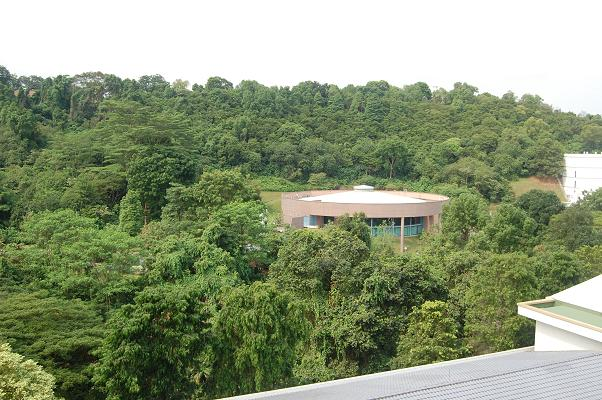
#> input picture 22110067_ES666_Assignment_C_Panaroma_Stitching/Images/I6/1_1.JPG, 602 x 400 px; its folder holds only this picture in this run
$ python stitcher.py
#> lines starting #> are read from the running program, lines starting #| are printed output that depends on the picture; after the words box and inside, x2 and y2 are one past the last pixel; in counts of white or black regions, pixels touching at a corner belong together
import numpy as np
import cv2
import matplotlib.pyplot as plt
from tqdm import tqdm
import glob
from PIL import Image

class PanaromaStitcher:
    def __init__(self, image_files, focal_length=800, Flag = False):
#> called with focal_length = 700, Flag = True
        self.focal_length = focal_length
        if Flag == True:
            self.images = [self.cylindrical_warp(cv2.imread(img), focal_length) for img in image_files]
        else:
            self.images = [cv2.imread(img) for img in image_files]
        self.keypoints = []
        self.descriptors = []
        self.translation_left_matrices = []
        self.translation_right_matrices = []

        # Initialize SIFT detector
        self.sift = cv2.SIFT_create()

        # Detect keypoints and descriptors for all images
        for img in self.images:
            kp, des = self.sift.detectAndCompute(img, None)
            self.keypoints.append(kp)
            self.descriptors.append(des)

    def cylindrical_warp(self, image, focal_length):
#> called with focal_length = 700
        h, w = image.shape[:2]
#> h = 400; w = 602
        x_c, y_c = w // 2, h // 2  # Center coordinates
#> x_c = 301; y_c = 200

        # Create a mesh grid for image coordinates
        u, v = np.meshgrid(np.arange(w), np.arange(h))

        # Convert to cylindrical coordinates
        theta = (u - x_c) / focal_length
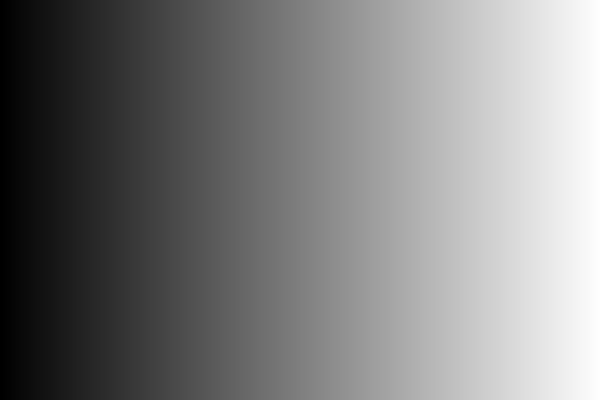
#> theta: shape (400, 602) float64; min -0.43, max 0.429, mean -0.000714; drawn with min black and max white
        h_cyl = (v - y_c) / focal_length
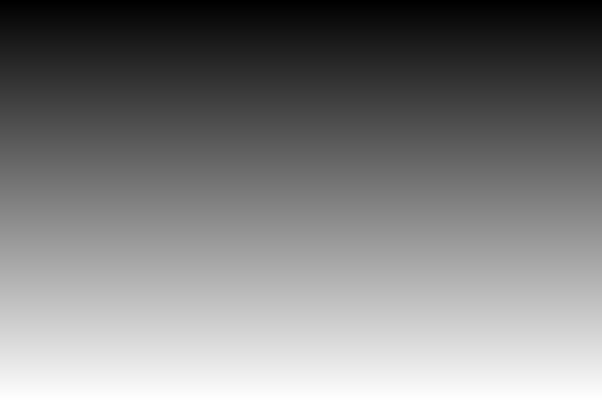
#> h_cyl: shape (400, 602) float64; min -0.286, max 0.284, mean -0.000714; drawn with min black and max white

        x_hat = np.sin(theta)
        y_hat = h_cyl
        z_hat = np.cos(theta)
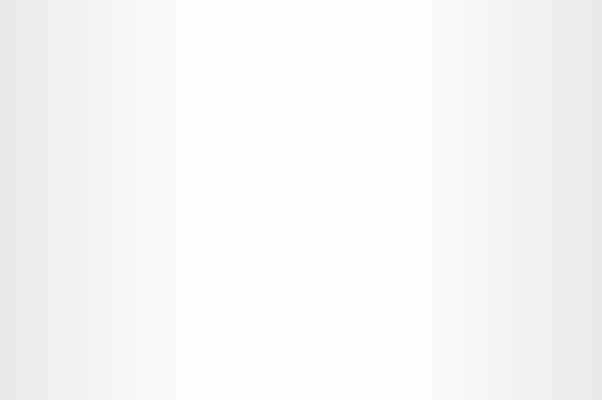
#> z_hat: shape (400, 602) float64; min 0.909, max 1, mean 0.969

        # Project cylindrical coordinates back to image plane
        x_img = (focal_length * x_hat / z_hat + x_c).astype(np.int32)
        y_img = (focal_length * y_hat / z_hat + y_c).astype(np.int32)

        # Mask to keep points within image bounds
        valid_mask = (x_img >= 0) & (x_img < w) & (y_img >= 0) & (y_img < h)
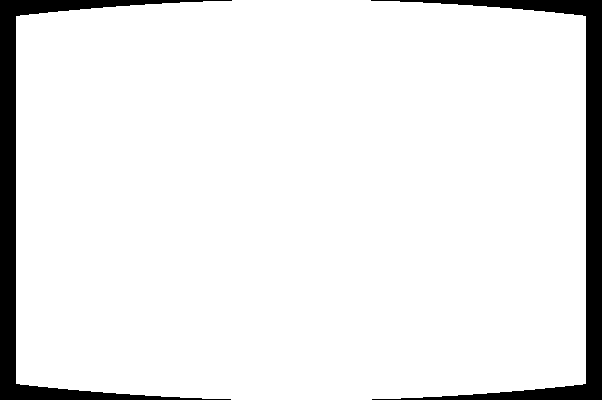
#> valid_mask: shape (400, 602) bool; 92.3% white; 2 black regions, box (x1, y1, x2, y2) and area: (0, 0, 232, 400) 9292, (371, 0, 602, 400) 9260

        # Create the cylindrical image with valid pixel mappings
        cylindrical_img = np.zeros_like(image)
        cylindrical_img[v[valid_mask], u[valid_mask]] = image[y_img[valid_mask], x_img[valid_mask]]
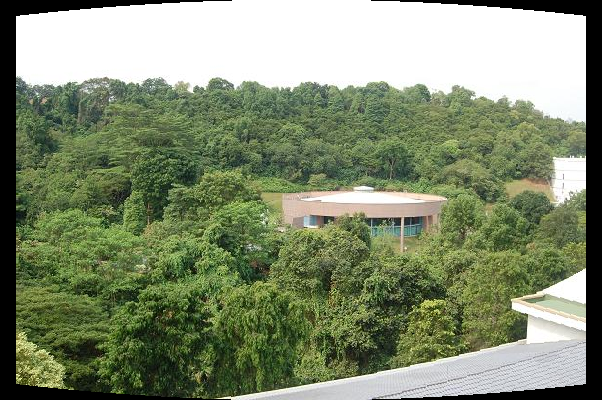
#> cylindrical_img: shape (400, 602, 3); mean B, G, R 111.8, 140.2, 129.4

        # Crop the image to remove black borders
        min_x, max_x = u[valid_mask].min(), u[valid_mask].max()
#> min_x = 16; max_x = 585
        min_y, max_y = v[valid_mask].min(), v[valid_mask].max()
#> min_y = 0; max_y = 399
        cropped_cylindrical_img = cylindrical_img[min_y:max_y, min_x:max_x]
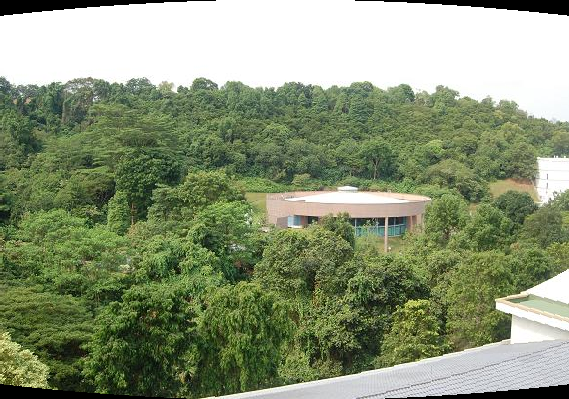
#> cropped_cylindrical_img: shape (399, 569, 3); mean B, G, R 118.1, 148.3, 136.8
#> in __init__, `self.images = [self.cylindrical_warp(cv2.imread(img), focal_length) fo..`: self.images = 1 item
#> the loop in __init__, `for img in self.images:` made 1 pass
#> in stitch_images, `center_index = len(self.images) // 2`: center_index = 0

        return cropped_cylindrical_img


    def find_matches(self):
        bf = cv2.BFMatcher()
        all_good_matches = []

        # Find matches for consecutive image pairs
        for i in range(len(self.images) - 1):
            matches = bf.knnMatch(self.descriptors[i], self.descriptors[i + 1], k=2)
            good_matches = [m for m, n in matches if m.distance < 0.75 * n.distance]
            all_good_matches.append(good_matches)
#> this loop made 0 passes
#> after the loop, all_good_matches = []
        return all_good_matches

    # [41 lines left out: functions compute_homography, ransac_homography, not called in this run]

    def all_homographies(self):
        homography_pairs = []
        all_good_matches = self.find_matches()
#> all_good_matches = []

        for i in range(len(self.images) - 1):
            src_pts = np.float32([self.keypoints[i][m.queryIdx].pt for m in all_good_matches[i]]).reshape(-1, 1, 2)
            dst_pts = np.float32([self.keypoints[i + 1][m.trainIdx].pt for m in all_good_matches[i]]).reshape(-1, 1, 2)
            H = self.ransac_homography(src_pts, dst_pts)
            homography_pairs.append(H)
#> after the loop, homography_pairs = []

        return homography_pairs

    def stitch_images(self):
        # Find the center index
        center_index = len(self.images) // 2
        all_homographies = self.all_homographies()
#> all_homographies = []

        # Stitch the left side from the first image up to the center
        left_panorama = self.images[0].copy()
        mask_left = single_weights_matrix(left_panorama.shape[:2])

        for i in range(0, center_index):
            H =  all_homographies[i]
            left_panorama, mask_left = self.left_apply_homography(left_panorama, H, self.images[i + 1], mask_left)
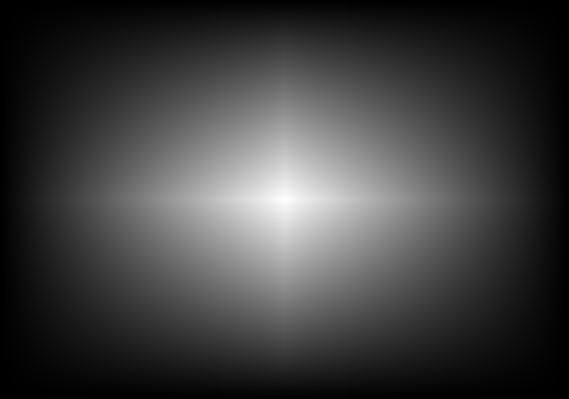
#> mask_left: shape (399, 569) float64; min 0, max 1, mean 0.249

        # Stitch the right side from the last image back to the center
        right_panorama = self.images[-1]
        mask_right = single_weights_matrix(right_panorama.shape[:2])

        for i in range(len(self.images) - 2, center_index, -1):
            H_inv = np.linalg.inv(all_homographies[i])
            right_panorama, mask_right = self.right_apply_homography(right_panorama, H_inv, self.images[i], mask_right)

        # Merge left and right panoramas
#> (the run stopped early here; a loop or call above may not have finished)

$ run again, on 22110067_ES666_Assignment_C_Panaroma_Stitching/Images/I6/1_5.JPG
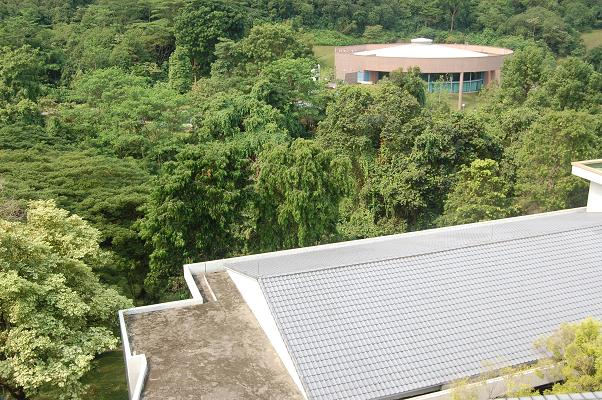
#> input picture 22110067_ES666_Assignment_C_Panaroma_Stitching/Images/I6/1_5.JPG, 602 x 400 px
#> h = 400; w = 602
#> x_c = 301; y_c = 200
#> valid_mask: shape (400, 602) bool; 92.3% white; 2 black regions, box (x1, y1, x2, y2) and area: (0, 0, 232, 400) 9292, (371, 0, 602, 400) 9260
#> in cylindrical_warp, `cylindrical_img[v[valid_mask], u[valid_mask]] = image[y_img[valid_mask..`:
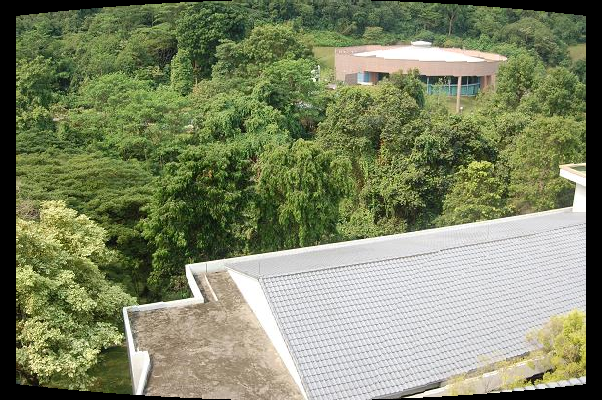
#> cylindrical_img: shape (400, 602, 3); mean B, G, R 101.2, 133.8, 126.1
#> min_x = 16; max_x = 585
#> min_y = 0; max_y = 399
#> in cylindrical_warp, `cropped_cylindrical_img = cylindrical_img[min_y:max_y, min_x:max_x]`:
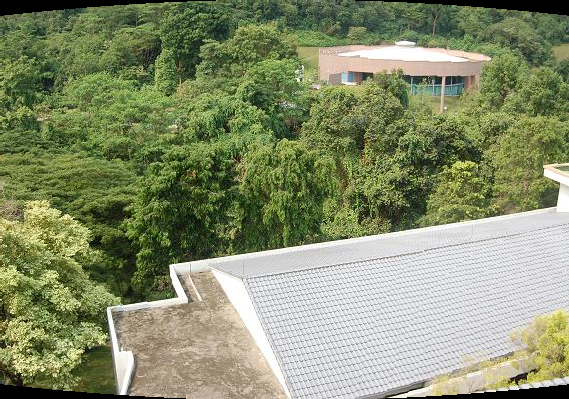
#> cropped_cylindrical_img: shape (399, 569, 3); mean B, G, R 107, 141.5, 133.3
#> self.images = 1 item
#> the loop in __init__, `for img in self.images:` made 1 pass
#> center_index = 0
#> after the loop in find_matches, `for i in range(len(self.images) - 1):`: all_good_matches = []

$ run again, on 22110067_ES666_Assignment_C_Panaroma_Stitching/Images/I6/1_2.JPG
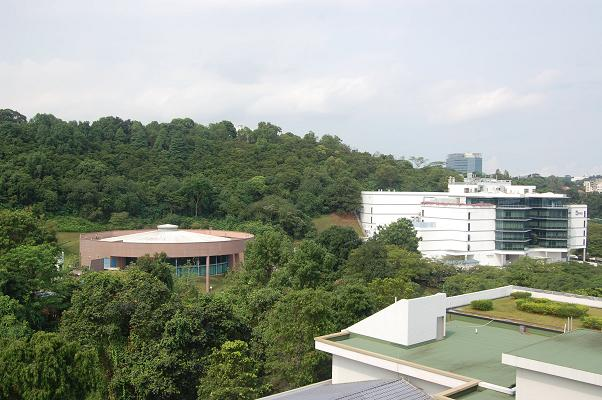
#> input picture 22110067_ES666_Assignment_C_Panaroma_Stitching/Images/I6/1_2.JPG, 602 x 400 px
#> h = 400; w = 602
#> x_c = 301; y_c = 200
#> valid_mask: shape (400, 602) bool; 92.3% white; 2 black regions, box (x1, y1, x2, y2) and area: (0, 0, 232, 400) 9292, (371, 0, 602, 400) 9260
#> in cylindrical_warp, `cylindrical_img[v[valid_mask], u[valid_mask]] = image[y_img[valid_mask..`:
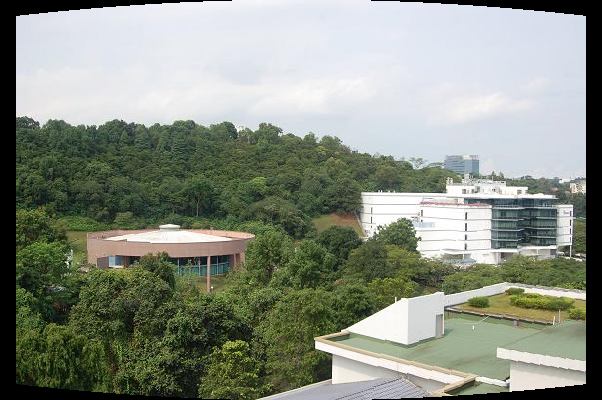
#> cylindrical_img: shape (400, 602, 3); mean B, G, R 130.5, 143, 136.8
#> min_x = 16; max_x = 585
#> min_y = 0; max_y = 399
#> in cylindrical_warp, `cropped_cylindrical_img = cylindrical_img[min_y:max_y, min_x:max_x]`:
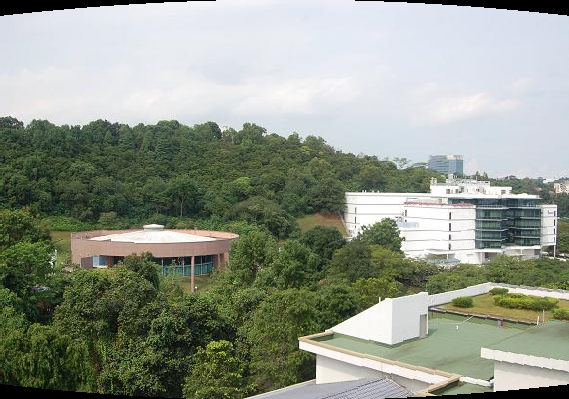
#> cropped_cylindrical_img: shape (399, 569, 3); mean B, G, R 138.1, 151.3, 144.7
#> self.images = 1 item
#> the loop in __init__, `for img in self.images:` made 1 pass
#> center_index = 0
#> after the loop in find_matches, `for i in range(len(self.images) - 1):`: all_good_matches = []

$ run again, on 22110067_ES666_Assignment_C_Panaroma_Stitching/Images/I6/1_3.JPG
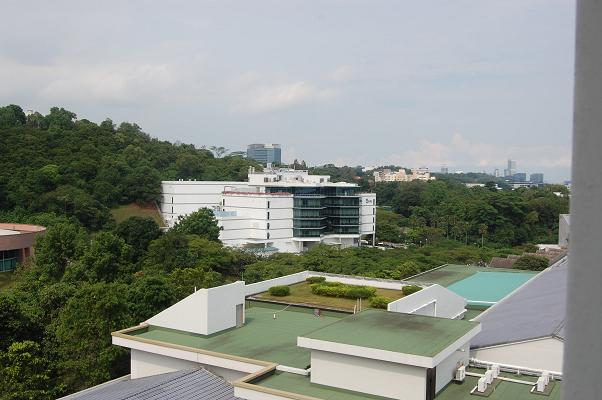
#> input picture 22110067_ES666_Assignment_C_Panaroma_Stitching/Images/I6/1_3.JPG, 602 x 400 px
#> h = 400; w = 602
#> x_c = 301; y_c = 200
#> valid_mask: shape (400, 602) bool; 92.3% white; 2 black regions, box (x1, y1, x2, y2) and area: (0, 0, 232, 400) 9292, (371, 0, 602, 400) 9260
#> min_x = 16; max_x = 585
#> min_y = 0; max_y = 399
#> in cylindrical_warp, `cropped_cylindrical_img = cylindrical_img[min_y:max_y, min_x:max_x]`:
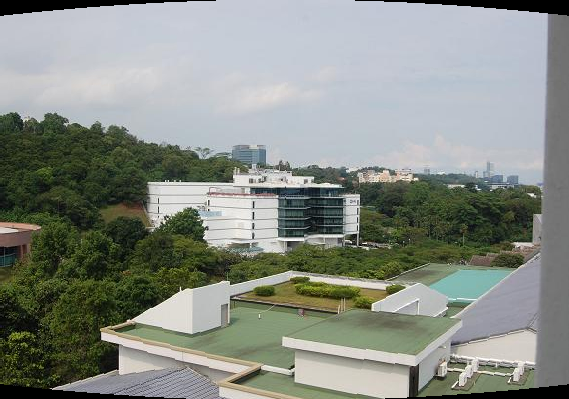
#> cropped_cylindrical_img: shape (399, 569, 3); mean B, G, R 132.7, 140.2, 134.9
#> self.images = 1 item
#> the loop in __init__, `for img in self.images:` made 1 pass
#> center_index = 0
#> after the loop in find_matches, `for i in range(len(self.images) - 1):`: all_good_matches = []
